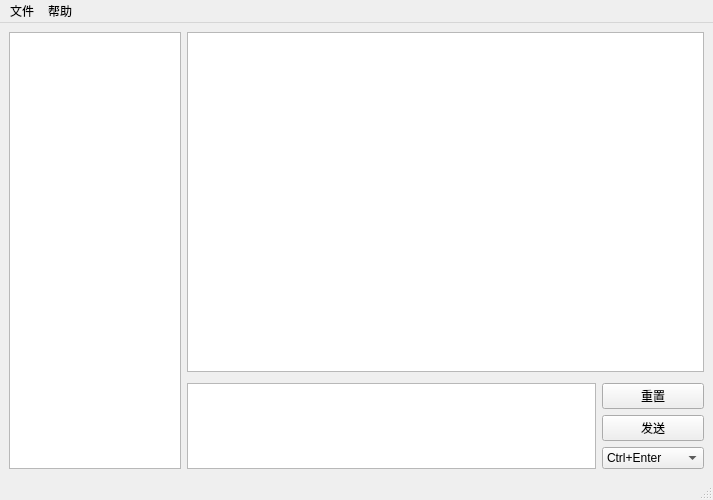
<?xml version="1.0" encoding="UTF-8"?>
<ui version="4.0">
    <class>MainWindow</class>
    <widget class="QMainWindow" name="MainWindow">
        <property name="geometry">
            <rect>
                <x>0</x>
                <y>0</y>
                <width>713</width>
                <height>500</height>
            </rect>
        </property>
        <property name="windowTitle">
            <string>MainWindow</string>
        </property>
        <property name="accessibleName">
            <string notr="true">QO</string>
        </property>
        <widget class="QWidget" name="centralwidget">
            <layout class="QVBoxLayout" name="verticalLayout_2">
                <item>
                    <layout class="QHBoxLayout" name="horizontalLayout_2" stretch="2,6">
                        <item>
                            <widget class="QListView" name="listView"/>
                        </item>
                        <item>
                            <layout class="QVBoxLayout" name="verticalLayout" stretch="4,1">
                                <property name="sizeConstraint">
                                    <enum>QLayout::SetNoConstraint</enum>
                                </property>
                                <property name="leftMargin">
                                    <number>0</number>
                                </property>
                                <item>
                                    <widget class="QTextBrowser" name="textBrowser"/>
                                </item>
                                <item>
                                    <layout class="QHBoxLayout" name="horizontalLayout" stretch="4,1">
                                        <property name="sizeConstraint">
                                            <enum>QLayout::SetDefaultConstraint</enum>
                                        </property>
                                        <property name="topMargin">
                                            <number>5</number>
                                        </property>
                                        <item>
                                            <widget class="QTextEdit" name="textEdit"/>
                                        </item>
                                        <item>
                                            <layout class="QVBoxLayout" name="verticalLayout_3" stretch="1,0,0">
                                                <item>
                                                    <widget class="QPushButton" name="ResetButton">
                                                        <property name="text">
                                                            <string>重置</string>
                                                        </property>
                                                    </widget>
                                                </item>
                                                <item>
                                                    <widget class="QPushButton" name="SendButton">
                                                        <property name="text">
                                                            <string>发送</string>
                                                        </property>
                                                        <property name="iconSize">
                                                            <size>
                                                                <width>20</width>
                                                                <height>30</height>
                                                            </size>
                                                        </property>
                                                    </widget>
                                                </item>
                                                <item>
                                                    <widget class="QComboBox" name="SendShortcut">
                                                        <item>
                                                            <property name="text">
                                                                <string>Ctrl+Enter</string>
                                                            </property>
                                                        </item>
                                                        <item>
                                                            <property name="text">
                                                                <string>Enter</string>
                                                            </property>
                                                        </item>
                                                    </widget>
                                                </item>
                                            </layout>
                                        </item>
                                    </layout>
                                </item>
                            </layout>
                        </item>
                    </layout>
                </item>
            </layout>
        </widget>
        <widget class="QMenuBar" name="menubar">
            <property name="geometry">
                <rect>
                    <x>0</x>
                    <y>0</y>
                    <width>713</width>
                    <height>26</height>
                </rect>
            </property>
            <widget class="QMenu" name="menutest">
                <property name="title">
                    <string>文件</string>
                </property>
                <addaction name="actionload"/>
                <addaction name="actionaddfriend"/>
                <addaction name="separator"/>
                <addaction name="actionexit"/>
            </widget>
            <widget class="QMenu" name="menu">
                <property name="title">
                    <string>帮助</string>
                </property>
                <addaction name="actionhelp"/>
                <addaction name="actionAbout"/>
            </widget>
            <addaction name="menutest"/>
            <addaction name="menu"/>
        </widget>
        <widget class="QStatusBar" name="statusbar"/>
        <action name="actionload">
            <property name="text">
                <string>登录</string>
            </property>
        </action>
        <action name="actionhelp">
            <property name="text">
                <string>QO帮助</string>
            </property>
        </action>
        <action name="actionAbout">
            <property name="text">
                <string>关于</string>
            </property>
        </action>
        <action name="actionaddfriend">
            <property name="text">
                <string>添加好友</string>
            </property>
        </action>
        <action name="action_app">
            <property name="text">
                <string>&amp;app</string>
            </property>
        </action>
        <action name="actionexit">
            <property name="text">
                <string>退出</string>
            </property>
        </action>
    </widget>
    <resources/>
    <connections/>
</ui>
